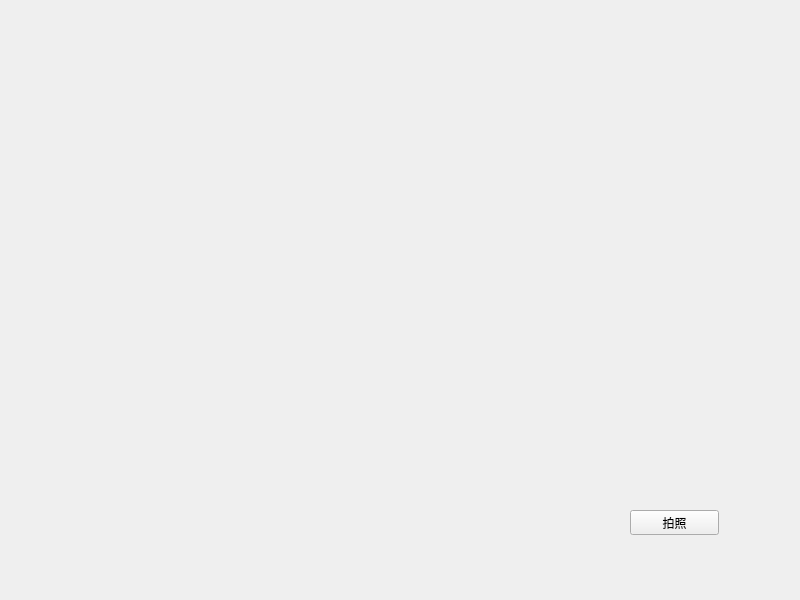
<?xml version="1.0" encoding="UTF-8"?>
<ui version="4.0">
 <class>Widget</class>
 <widget class="QWidget" name="Widget">
  <property name="geometry">
   <rect>
    <x>0</x>
    <y>0</y>
    <width>800</width>
    <height>600</height>
   </rect>
  </property>
  <property name="windowTitle">
   <string>Widget</string>
  </property>
  <widget class="QPushButton" name="pushButton">
   <property name="geometry">
    <rect>
     <x>630</x>
     <y>510</y>
     <width>89</width>
     <height>25</height>
    </rect>
   </property>
   <property name="text">
    <string>拍照</string>
   </property>
  </widget>
 </widget>
 <resources/>
 <connections/>
</ui>
